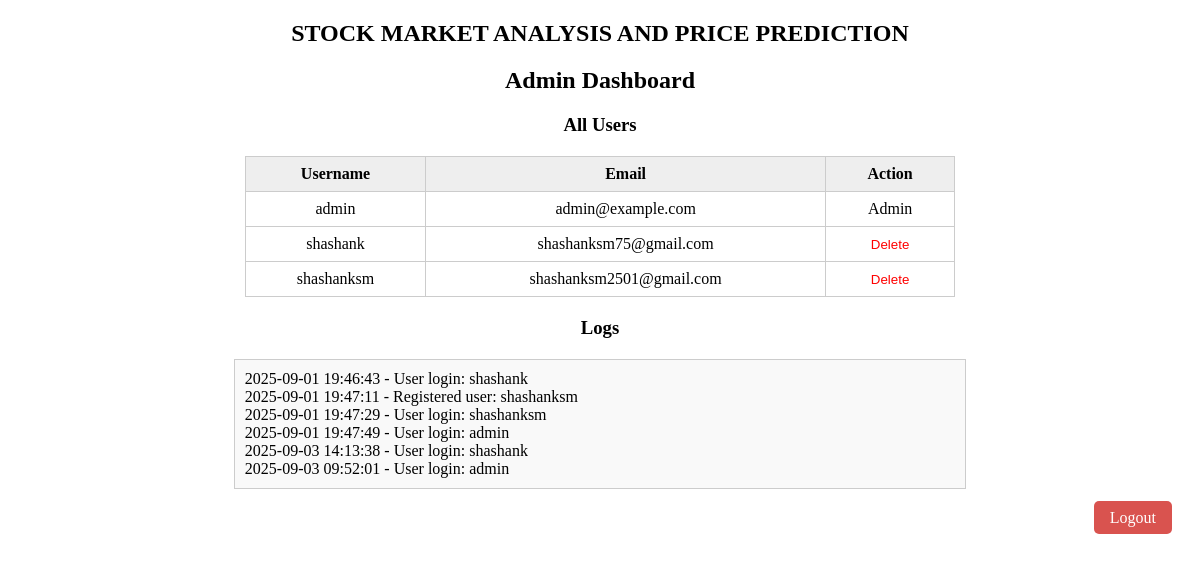
Page /admin (signed in) on the committed database.
### tables this page shows
CREATE TABLE users (
            username TEXT PRIMARY KEY,
            email TEXT NOT NULL,
            password TEXT NOT NULL,
            created_at TEXT DEFAULT (datetime('now'))
        );

### app.py (the view)
@app.route('/admin', methods=['GET', 'POST'])
def admin_dashboard():
    if 'user' not in session or session['user'] != 'admin':
        flash('Admin access required.')
        return redirect(url_for('login'))
    conn = get_db_connection()
    c = conn.cursor()
    users = c.execute('SELECT username, email, created_at FROM users').fetchall()
    conn.close()
    logs = []
    log_path = os.path.join(BASE_DIR, 'logs.txt')
    if os.path.exists(log_path):
        with open(log_path, 'r') as f:
            logs = f.readlines()
    return render_template('admin_dashboard.html', users=users, logs=logs)

### app.py (called while the page is built)
def get_db_connection():
    conn = sqlite3.connect(DB_PATH)
    conn.row_factory = sqlite3.Row
    return conn

### stock market project/stock/templates/admin_dashboard.html (shortened to what this page needs)
<!DOCTYPE html>
<html>
<head>
</head>
<body>
    <h2 style="text-align:center;">STOCK MARKET ANALYSIS AND PRICE PREDICTION </h2>
    <h2 style="text-align:center;">Admin Dashboard</h2>
    <h3 style="text-align:center;">All Users</h3>
    <table>
        <tr>
            <th>Username</th>
            <th>Email</th>
            <th>Action</th>
        </tr>
        {% for user in users %}
        <tr>
            <td>{{ user[0] }}</td>
            <td>{{ user[1] }}</td>
            <td>
                {% if user[0] != 'admin' %}
                <form method="POST" action="{{ url_for('delete_user', username=user[0]) }}" style="display:inline;">
                    <button type="submit" class="delete-btn" onclick="return confirm('Delete user {{ user[0] }}?')">Delete</button>
                </form>
                {% else %}
                Admin
                {% endif %}
            </td>
        </tr>
        {% endfor %}
    </table>
    <h3 style="text-align:center;">Logs</h3>
    <div class="logs">
        {% for log in logs %}
            <div>{{ log }}</div>
        {% endfor %}
    </div>
    <div style="text-align:right; margin:20px;">
        <a href="{{ url_for('logout') }}" style="color:white; background:#d9534f; padding:8px 16px; border-radius:5px; text-decoration:none;">Logout</a>
    </div>
</body>
</html>

### stock market project/stock/templates/admin_dashboard.html (style rules this page uses)
table { border-collapse: collapse; width: 60%; margin: 20px auto; }
th, td { border: 1px solid #ccc; padding: 8px; text-align: center; }
th { background: #eee; }
.logs { width: 60%; margin: 20px auto; background: #f9f9f9; padding: 10px; border: 1px solid #ccc; }
.delete-btn { color: red; border: none; background: none; cursor: pointer; }

### rows in the picture
users: username "admin", email "admin@example.com", shows "Admin"
users: username "shashank", email "shashanksm75@gmail.com"
users: username "shashanksm", email "shashanksm2501@gmail.com"

### other values in the picture
{{ log }} "2025-09-01 19:46:43 - User login: shashank" "2025-09-01 19:47:11 - Registered user: shashanksm" "2025-09-01 19:47:29 - User login: shashanksm" "2025-09-01 19:47:49 - User login: admin" "2025-09-03 14:13:38 - User login: shashank" "2025-09-03 09:52:01 - User login: admin"
